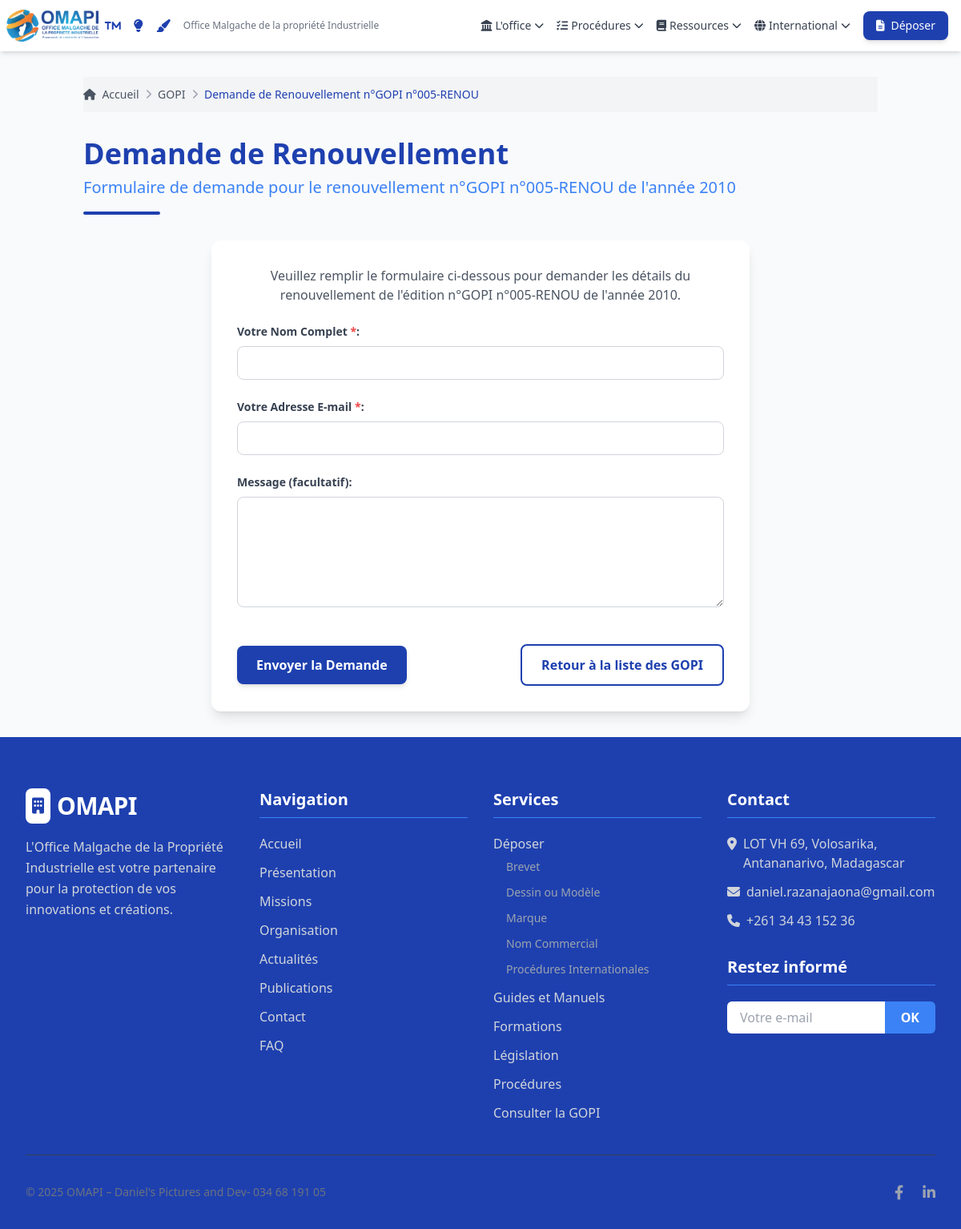
The page /renouvellement/5/request/ on the database its author committed.
### content_management/models.py (models this page shows, shortened)
class Renouvellement(models.Model):
    numero_edition = models.CharField(max_length=50, verbose_name="Numéro de l’édition")
    date_publication = models.DateField(verbose_name="Date de publication")
    annee_emission_certificat = models.IntegerField(verbose_name="Année d'émission du certificat de renouvellement")
    class Meta:
        ordering = ['-date_publication']
        verbose_name = "Renouvellement"
        verbose_name_plural = "Renouvellements"

### frontend/views.py (the view)
# urls.py: path('renouvellement/<int:pk>/request/', views.renouvellement_request_form, name='renouvellement_request_form'),
def renouvellement_request_form(request, pk):
    renouvellement = get_object_or_404(Renouvellement, pk=pk)
    if request.method == 'POST':
        nom = request.POST.get('name')
        email = request.POST.get('email')
        message = request.POST.get('message')
        DemandeUtilisateur.objects.create(
            type_demande='renouvellement',
            nom=nom,
            email=email,
            message=message,
            renouvellement_concerne=renouvellement
        )
        success_message = 'Votre demande de renouvellement a été envoyée avec succès. Nous vous contacterons bientôt.'
        return render(request, 'frontend/renouvellement_request_form.html', {'renouvellement': renouvellement, 'success_message': success_message})
    else:
        return render(request, 'frontend/renouvellement_request_form.html', {'renouvellement': renouvellement})

### frontend/templates/frontend/renouvellement_request_form.html (shortened to what this page needs)
{% load static %}
<!DOCTYPE html>
<html lang="fr">
<head>
    <script src="https://cdn.tailwindcss.com"></script>
    <link rel="stylesheet" href="https://cdnjs.cloudflare.com/ajax/libs/font-awesome/6.4.0/css/all.min.css">
</head>
<body class="bg-gray-50">
    {% include 'frontend/includes/header.html' %}
    <main class="max-w-5xl mx-auto px-3 sm:px-4 py-8">
        <div class="bg-gray-100 py-3 mb-8">
            <nav class="flex items-center space-x-2 text-sm">
                <a href="{% url 'index' %}" class="text-gray-600 hover:text-primary transition-colors duration-300">
                    <i class="fas fa-home mr-1"></i> Accueil
                </a>
                <i class="fas fa-chevron-right text-gray-400 text-xs"></i>
                <a href="{% url 'gopi_list' %}" class="text-gray-600 hover:text-primary transition-colors duration-300">GOPI</a>
                <i class="fas fa-chevron-right text-gray-400 text-xs"></i>
                <span class="text-primary font-medium">Demande de Renouvellement n°{{ renouvellement.numero_edition }}</span>
            </nav>
        </div>
        <div class="mb-8">
            <h1 class="text-3xl md:text-4xl font-bold text-primary mb-2">Demande de Renouvellement</h1>
            <p class="text-xl text-secondary font-medium">Formulaire de demande pour le renouvellement n°{{ renouvellement.numero_edition }} de l'année {{ renouvellement.annee_emission_certificat }}</p>
            <div class="w-24 h-1 bg-primary rounded-full mt-4"></div>
        </div>
        <div class="bg-white p-8 rounded-xl shadow-lg max-w-2xl mx-auto">
            <p class="text-center text-gray-600 mb-6">Veuillez remplir le formulaire ci-dessous pour demander les détails du renouvellement de l'édition n°{{ renouvellement.numero_edition }} de l'année {{ renouvellement.annee_emission_certificat }}.</p>
            <form method="post" class="space-y-6">
                <div class="form-group">
                    <label for="id_name" class="block text-gray-700 text-sm font-bold mb-2">Votre Nom Complet <span class="text-red-500">*</span>:</label>
                    <input type="text" id="id_name" name="name" class="form-input w-full px-4 py-2 border border-gray-300 rounded-lg focus:outline-none focus:ring-2 focus:ring-primary focus:border-transparent" required value="{{ form.name.value|default:'' }}">
                </div>
                <div class="form-group">
                    <label for="id_email" class="block text-gray-700 text-sm font-bold mb-2">Votre Adresse E-mail <span class="text-red-500">*</span>:</label>
                    <input type="email" id="id_email" name="email" class="form-input w-full px-4 py-2 border border-gray-300 rounded-lg focus:outline-none focus:ring-2 focus:ring-primary focus:border-transparent" required value="{{ form.email.value|default:'' }}">
                </div>
                <div class="form-group">
                    <label for="id_message" class="block text-gray-700 text-sm font-bold mb-2">Message (facultatif):</label>
                    <textarea id="id_message" name="message" rows="5" class="form-textarea w-full px-4 py-2 border border-gray-300 rounded-lg focus:outline-none focus:ring-2 focus:ring-primary focus:border-transparent">{{ form.message.value|default:'' }}</textarea>
                </div>
                <div class="flex flex-col sm:flex-row justify-between items-center gap-4 pt-4">
                    <button type="submit" class="w-full sm:w-auto bg-primary hover:bg-secondary text-white font-bold py-3 px-6 rounded-lg transition-colors duration-300 transform hover:scale-105 focus:outline-none focus:ring-2 focus:ring-primary focus:ring-offset-2 shadow-md">
                        Envoyer la Demande
                    </button>
                    <a href="{% url 'gopi_list' %}" class="w-full sm:w-auto text-center border-2 border-primary text-primary hover:bg-primary hover:text-white font-bold py-3 px-6 rounded-lg transition-colors duration-300 transform hover:scale-105">
                        Retour à la liste des GOPI
                    </a>
                </div>
            </form>
        </div>
    </main>
    {% include 'frontend/includes/footer.html' %}
</body>
</html>

### rows shown on the page
Renouvellement: numero_edition "GOPI n°005-RENOU", annee_emission_certificat "2010"
